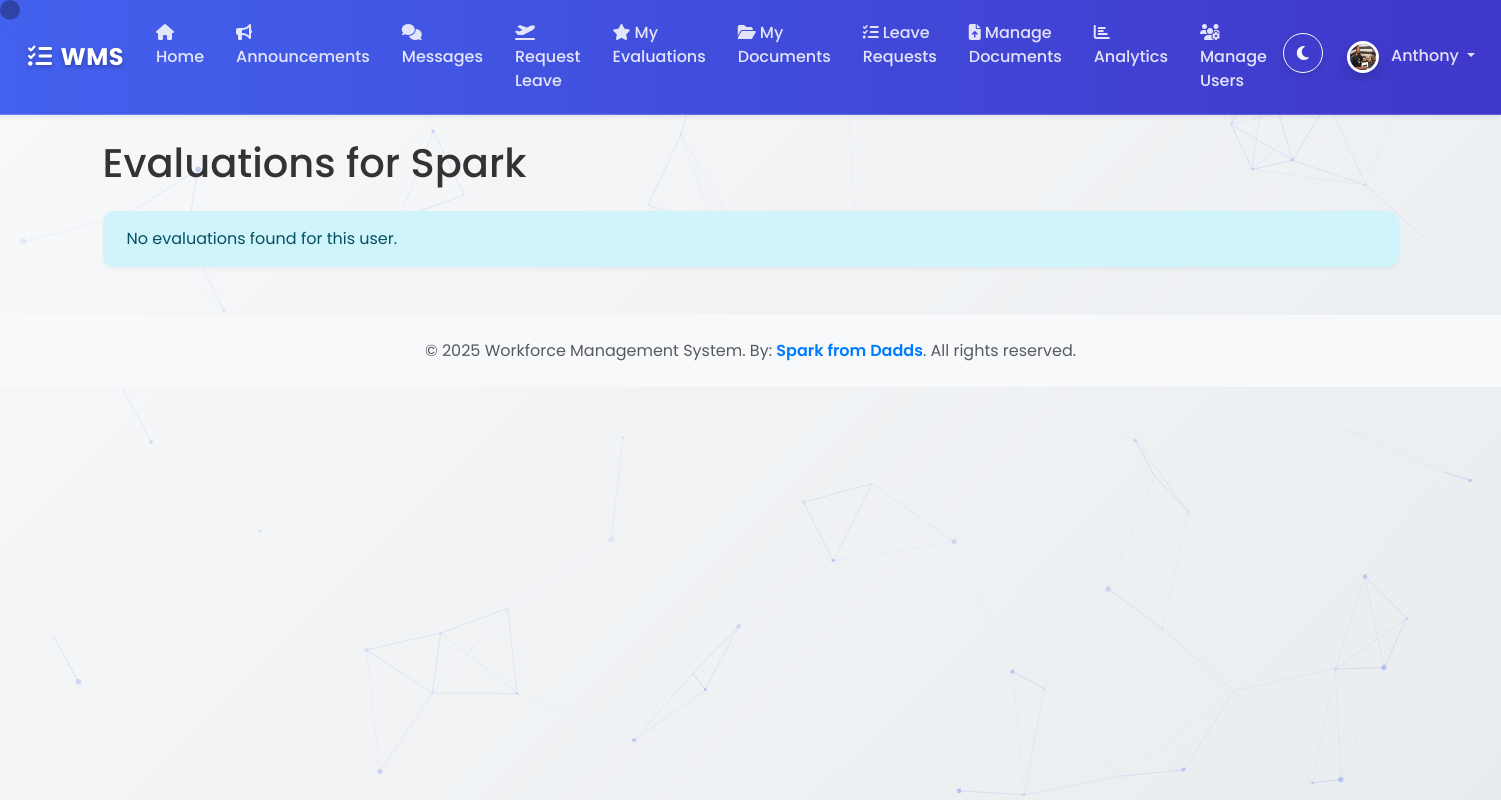
Screenshot of /evaluations/1 (signed in) with the database file from the repository.
### wms/models.py (models this page shows, shortened)
class ProfilePicture(db.Model):
    id = db.Column(db.Integer, primary_key=True)
    filename = db.Column(db.String(100), nullable=False)
    upload_date = db.Column(db.DateTime, nullable=False, default=datetime.datetime.utcnow)
    user_id = db.Column(db.Integer, db.ForeignKey('user.id'), nullable=False, unique=True)

class User(UserMixin, db.Model):
    id = db.Column(db.Integer, primary_key=True)
    username = db.Column(db.String(150), unique=True, nullable=False)
    email = db.Column(db.String(150), unique=True, nullable=False)
    password_hash = db.Column(db.String(256))
    role = db.Column(db.String(50), nullable=False, default='Employee') # Roles: Admin, Manager, Employee
    profile_picture = db.relationship('ProfilePicture', backref='user', uselist=False)

### wms/routes.py (the view)
@main_bp.route("/evaluations/<int:user_id>")
@login_required
def view_evaluations(user_id):
    user = User.query.get_or_404(user_id)
    if user != current_user and current_user.role not in ['Admin', 'Manager']:
        abort(403)
    evaluations = user.evaluations_received
    return render_template('view_evaluations.html', title='View Evaluations', user=user, evaluations=evaluations)

### wms/__init__.py (called while the page is built)
def create_app():
    app = Flask(__name__)
    app.config['SECRET_KEY'] = os.environ.get('SECRET_KEY', 'a-very-secret-key-for-dev')
    app.config['SQLALCHEMY_DATABASE_URI'] = os.environ.get('DATABASE_URL', 'sqlite:///wms.db')
    app.config['SQLALCHEMY_TRACK_MODIFICATIONS'] = False
    app.config['UPLOAD_FOLDER'] = os.path.join(app.root_path, 'static/uploads')
    db.init_app(app)
    login_manager.init_app(app)
    csrf.init_app(app)
    migrate.init_app(app, db) # Initialize Migrate with app and db
    login_manager.login_view = 'main.login'
    login_manager.login_message_category = 'info'
    from wms.routes import main_bp
    app.register_blueprint(main_bp)
    with app.app_context():
        from . import models
    @login_manager.user_loader
    def load_user(user_id):
        from .models import User
        return User.query.get(int(user_id))
    return app

### wms/routes.py (called while the page is built)
@main_bp.context_processor
def inject_unread_messages_count():
    if current_user.is_authenticated:
        unread_count = Message.query.filter_by(recipient_id=current_user.id, read=False).count()
        return {'unread_messages_count': unread_count}
    return {'unread_messages_count': 0}

### wms/templates/view_evaluations.html
{% extends "base.html" %}
{% block content %}
    <div class="content-section">
        <h1 class="mb-4">Evaluations for {{ user.username }}</h1>
        {% for evaluation in evaluations %}
            <div class="card mb-3">
                <div class="card-body">
                    <h5 class="card-title">Rating: {{ evaluation.rating }}/5</h5>
                    <p class="card-text">{{ evaluation.content }}</p>
                    <p class="card-text"><small class="text-muted">By {{ evaluation.author.username }} on {{ evaluation.date_created.strftime('%Y-%m-%d') }}</small></p>
                </div>
            </div>
        {% else %}
            <div class="alert alert-info">
                No evaluations found for this user.
            </div>
        {% endfor %}
    </div>
{% endblock content %}

### wms/templates/base.html (shortened to what this page needs)
<!DOCTYPE html>
<html data-bs-theme="light">
<head>
    <link rel="stylesheet" href="https://cdn.jsdelivr.net/npm/bootstrap@5.3.0/dist/css/bootstrap.min.css">
    <link rel="stylesheet" href="https://cdnjs.cloudflare.com/ajax/libs/font-awesome/6.5.0/css/all.min.css">
    <link rel="stylesheet" href="{{ url_for('static', filename='css/styles.css') }}">
</head>
<body>
    <div id="particles-js" style="position: fixed; top: 0; left: 0; width: 100%; height: 100%; z-index: -1;"></div>
    <div class="custom-cursor"></div>
    <div class="cursor-follower"></div>
    <nav class="navbar navbar-expand-lg navbar-dark shadow-sm sticky-top">
        <div class="container-fluid">
            <a class="navbar-brand" href="#"><i class="fas fa-tasks me-2"></i>WMS</a>
            <div class="collapse navbar-collapse" id="navbarContent">
                <ul class="navbar-nav me-auto mb-2 mb-lg-0">
                    {% if current_user.is_authenticated %}
                        <li class="nav-item"><a class="nav-link" href="{{ url_for('main.home') }}"><i class="fas fa-home me-1"></i>Home</a></li>
                        <li class="nav-item"><a class="nav-link" href="{{ url_for('main.announcements') }}"><i class="fas fa-bullhorn me-1"></i>Announcements</a></li>
                        <li class="nav-item">
                            <a class="nav-link position-relative" href="{{ url_for('main.messages') }}">
                                <i class="fas fa-comments me-1"></i>Messages
                            </a>
                        </li>
                        <li class="nav-item"><a class="nav-link" href="{{ url_for('main.new_leave_request') }}"><i class="fas fa-plane-departure me-1"></i>Request Leave</a></li>
                        <li class="nav-item"><a class="nav-link" href="{{ url_for('main.view_evaluations', user_id=current_user.id) }}"><i class="fas fa-star me-1"></i>My Evaluations</a></li>
                        <li class="nav-item"><a class="nav-link" href="{{ url_for('main.my_documents') }}"><i class="fas fa-folder-open me-1"></i>My Documents</a></li>
                        {% if current_user.role in ['Admin', 'Manager'] %}
                            <li class="nav-item"><a class="nav-link" href="{{ url_for('main.leave_requests') }}"><i class="fas fa-tasks me-1"></i>Leave Requests</a></li>
                            <li class="nav-item"><a class="nav-link" href="{{ url_for('main.documents') }}"><i class="fas fa-file-upload me-1"></i>Manage Documents</a></li>
                            <li class="nav-item"><a class="nav-link" href="{{ url_for('main.analytics') }}"><i class="fas fa-chart-bar me-1"></i>Analytics</a></li>
                            {% if current_user.role == 'Admin' %}
                                <li class="nav-item"><a class="nav-link" href="{{ url_for('main.admin_reset_password') }}"><i class="fas fa-users-cog me-1"></i>Manage Users</a></li>
                            {% endif %}
                        {% endif %}
                    {% endif %}
                </ul>
                <ul class="navbar-nav">
                    <li class="nav-item me-2">
                        <button class="btn btn-outline-light" id="darkModeToggle">
                            <i class="fas fa-moon"></i>
                        </button>
                    </li>
                    {% if current_user.is_authenticated %}
                        <li class="nav-item dropdown">
                            <a class="nav-link dropdown-toggle" href="#" id="navbarDropdown" role="button" data-bs-toggle="dropdown" aria-expanded="false">
                                {% if current_user.profile_picture %}
                                    <img src="{{ url_for('static', filename='uploads/profile_pics/' + current_user.profile_picture.filename) }}"
                                         class="rounded-circle profile-picture" width="32" height="32" alt="Profile Picture">
                                {% else %}
                                    <img src="{{ url_for('static', filename='uploads/profile_pics/default.png') }}"
                                         class="rounded-circle profile-picture" width="32" height="32" alt="Default Profile Picture">
                                {% endif %}
                                <span class="ms-2">{{ current_user.username }}</span>
                            </a>
                        </li>
                    {% else %}
                        <li class="nav-item"><a class="nav-link" href="{{ url_for('main.login') }}"><i class="fas fa-sign-in-alt me-1"></i>Login</a></li>
                        <li class="nav-item"><a class="nav-link" href="{{ url_for('main.register') }}"><i class="fas fa-user-plus me-1"></i>Register</a></li>
                    {% endif %}
                </ul>
            </div>
        </div>
    </nav>
    <div class="container mt-4">
        {% block content %}{% endblock %}
    </div>
    <footer class="bg-light text-center text-muted py-4 mt-5" id="footer">
  <div class="container">
    <p class="mb-0">
      © 2025 Workforce Management System. By:
      <span style="color: #007BFF; font-weight: 600;">Spark from Dadds</span>.
      All rights reserved.
    </p>
  </div>
</footer>
</body>
</html>

### wms/static/css/styles.css (style rules this page uses)
:root { --primary-color: #4361ee; --secondary-color: #3f37c9; --success-color: #4cc9f0; --info-color: #4895ef; --warning-color: #f72585; --danger-color: #e63946; --light-color: #f8f9fa; --dark-color: #212529; }
[data-bs-theme="light"] { --body-bg: linear-gradient(135deg, #f8f9fa 0%, #e9ecef 100%); --text-color: #333; --card-bg: #fff; --hover-bg: rgba(67, 97, 238, 0.05); }
body { background: var(--body-bg); min-height: 100vh; font-family: 'Poppins', sans-serif; color: var(--text-color); }
.navbar { background: linear-gradient(90deg, var(--primary-color) 0%, var(--secondary-color) 100%) !important; padding: 0.8rem 1rem; backdrop-filter: blur(10px); -webkit-backdrop-filter: blur(10px); box-shadow: 0 4px 30px rgba(0, 0, 0, 0.1); border-bottom: 1px solid rgba(255, 255, 255, 0.2); }
.navbar-brand { font-weight: 700; letter-spacing: 0.5px; font-size: 1.5rem; color: white !important; text-shadow: 0 2px 4px rgba(0,0,0,0.3); }
.navbar-dark .navbar-nav .nav-link { color: rgba(255, 255, 255, 0.85); font-weight: 500; padding: 0.5rem 1rem; border-radius: 4px; transition: all 0.3s ease; position: relative; overflow: hidden; }
.navbar-dark .navbar-nav .nav-link::before { content: ''; position: absolute; bottom: 0; left: 0; width: 0; height: 2px; background: linear-gradient(90deg, #fff, #4cc9f0); transition: width 0.3s ease; }
.btn { border-radius: 50px; padding: 0.5rem 1.5rem; font-weight: 500; text-transform: uppercase; letter-spacing: 0.5px; transition: all 0.3s ease; box-shadow: 0 4px 6px rgba(50, 50, 93, 0.11), 0 1px 3px rgba(0, 0, 0, 0.08); }
.alert { border-radius: 0.75rem; box-shadow: 0 0.125rem 0.25rem rgba(0, 0, 0, 0.05); border: none; padding: 1rem 1.5rem; }
.profile-picture { border: 3px solid white; box-shadow: 0 0.5rem 1rem rgba(0, 0, 0, 0.15); }
.container { animation: fadeIn 0.5s ease-out; }
#darkModeToggle { width: 40px; height: 40px; border-radius: 50%; padding: 0; display: flex; align-items: center; justify-content: center; transition: all 0.3s ease; }

### wms/templates/base.html (style rules this page uses)
.custom-cursor { position: fixed; width: 20px; height: 20px; background: rgba(67, 97, 238, 0.3); border-radius: 50%; pointer-events: none; z-index: 9999; transition: transform 0.1s ease; mix-blend-mode: difference; }
.cursor-follower { position: fixed; width: 40px; height: 40px; border: 2px solid rgba(67, 97, 238, 0.3); border-radius: 50%; pointer-events: none; z-index: 9998; transition: all 0.3s ease; }
* { cursor: none; }
a, button, .btn, .nav-link { cursor: none; }

### rows the page displays
ProfilePicture: filename (picture)
User: username "Anthony"
User: username "Spark"
